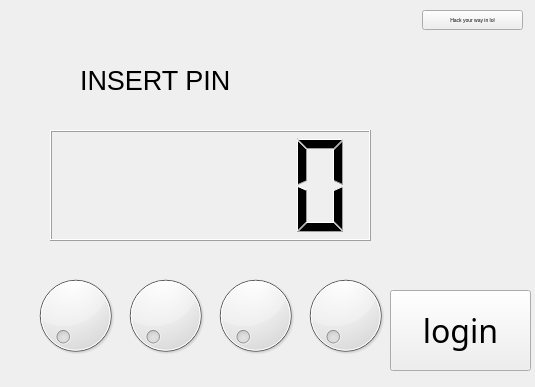
<?xml version="1.0" encoding="UTF-8"?>
<ui version="4.0">
 <class>loginwindow</class>
 <widget class="QWidget" name="loginwindow">
  <property name="geometry">
   <rect>
    <x>0</x>
    <y>0</y>
    <width>535</width>
    <height>387</height>
   </rect>
  </property>
  <property name="font">
   <font>
    <pointsize>8</pointsize>
   </font>
  </property>
  <property name="windowTitle">
   <string>LogIn</string>
  </property>
  <widget class="QPushButton" name="pushButton_login">
   <property name="geometry">
    <rect>
     <x>390</x>
     <y>290</y>
     <width>141</width>
     <height>81</height>
    </rect>
   </property>
   <property name="font">
    <font>
     <family>Digital-7 Mono</family>
     <pointsize>24</pointsize>
     <weight>50</weight>
     <italic>false</italic>
     <bold>false</bold>
     <underline>false</underline>
     <strikeout>false</strikeout>
    </font>
   </property>
   <property name="text">
    <string>login</string>
   </property>
  </widget>
  <widget class="QLCDNumber" name="lcdNumber">
   <property name="geometry">
    <rect>
     <x>50</x>
     <y>130</y>
     <width>321</width>
     <height>111</height>
    </rect>
   </property>
  </widget>
  <widget class="QDial" name="tonnit">
   <property name="geometry">
    <rect>
     <x>30</x>
     <y>270</y>
     <width>91</width>
     <height>91</height>
    </rect>
   </property>
   <property name="maximum">
    <number>9</number>
   </property>
  </widget>
  <widget class="QDial" name="sadat">
   <property name="geometry">
    <rect>
     <x>120</x>
     <y>270</y>
     <width>91</width>
     <height>91</height>
    </rect>
   </property>
   <property name="maximum">
    <number>9</number>
   </property>
  </widget>
  <widget class="QDial" name="kympit">
   <property name="geometry">
    <rect>
     <x>210</x>
     <y>270</y>
     <width>91</width>
     <height>91</height>
    </rect>
   </property>
   <property name="maximum">
    <number>9</number>
   </property>
  </widget>
  <widget class="QDial" name="yks">
   <property name="geometry">
    <rect>
     <x>300</x>
     <y>270</y>
     <width>91</width>
     <height>91</height>
    </rect>
   </property>
   <property name="maximum">
    <number>9</number>
   </property>
  </widget>
  <widget class="QLabel" name="label">
   <property name="geometry">
    <rect>
     <x>80</x>
     <y>40</y>
     <width>291</width>
     <height>81</height>
    </rect>
   </property>
   <property name="font">
    <font>
     <family>MS Shell Dlg 2</family>
     <pointsize>20</pointsize>
    </font>
   </property>
   <property name="text">
    <string>INSERT PIN</string>
   </property>
  </widget>
  <widget class="QPushButton" name="pushButton">
   <property name="geometry">
    <rect>
     <x>422</x>
     <y>10</y>
     <width>101</width>
     <height>20</height>
    </rect>
   </property>
   <property name="font">
    <font>
     <pointsize>4</pointsize>
    </font>
   </property>
   <property name="text">
    <string>Hack your way in lol</string>
   </property>
  </widget>
 </widget>
 <resources/>
 <connections/>
</ui>
